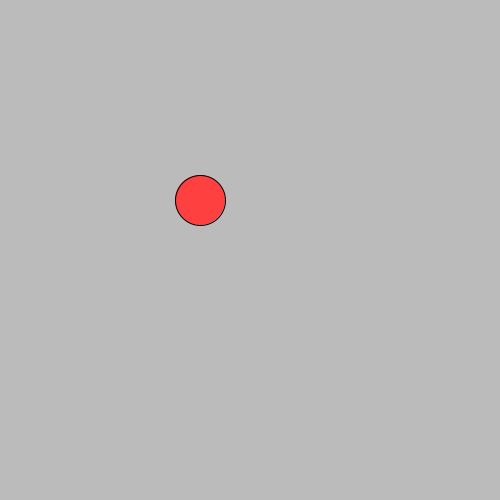
Frame 1 (no input)
Frame 60 (the mouse pressed at the canvas centre just before this capture): identical to frame 1, image omitted
Frame 120 (the mouse held since frame 60 and released just before this capture): identical to frame 1, image omitted

The Processing sketch that drew this single still picture (run headless with seeded random() and noise(); from frame 60 on, the mouse is pressed at the canvas centre):

// Processing sketch: slippery_dot
// ── slippery_dot.pde
/*** When you are done, this program will draw an ellipse 
     that jumps to new location each time you click on it.
***/
 
 // 1. Create three integer variables to represent the x, y, and the size of the ellipse
 int x = 200;
 int y = 200;
 int size = 50;
       
       
    void setup() {
      // 2. Set the size of your sketch
      size(500, 500);
    }
    
    void draw() {
    
      // 3. Set the background color of your sketch
      background(#BBBBBB);
      // 4. Draw an ellipse using the variables created at the top of the sketch for the location and size of your ellipse. 
      //    Make sure it fits in the window. Change the variables if it does not.
      fill(#FF4040);
      ellipse(x, y, size, size);
    
    }
    
    /******** This method gets called automatically when you press the mouse ************/
    void mousePressed() {
      //5. Create an integer variable called distance
      int distance = getDistanceFromMouse(x, y);
      //6. The getDistanceFromMouse() method below returns a number.
      //   Set the value of your distance variable to the value returned by the getDistance method
      //   You will need to pass the x and y location of your ellipse to this method.
        
          
      //7.  Use an if statement to check if your distance variable is < the radius of the ellipse
      //    If it is, make a new x AND y for the ellipse, for a new random location on the window
      //    Hint: Use code like this      x = (int) random(width);
       if(distance < size){
         x = (int) random(width);
         y = (int) random(height);
       }
      
    }
    
    /********  This method gives you the number of pixels between the mouse and the x,y point ***********/
    int getDistanceFromMouse(int x, int y) {
      return (int)Math.sqrt(Math.pow((mouseX-x),2) + Math.pow((mouseY-y),2));
    }
